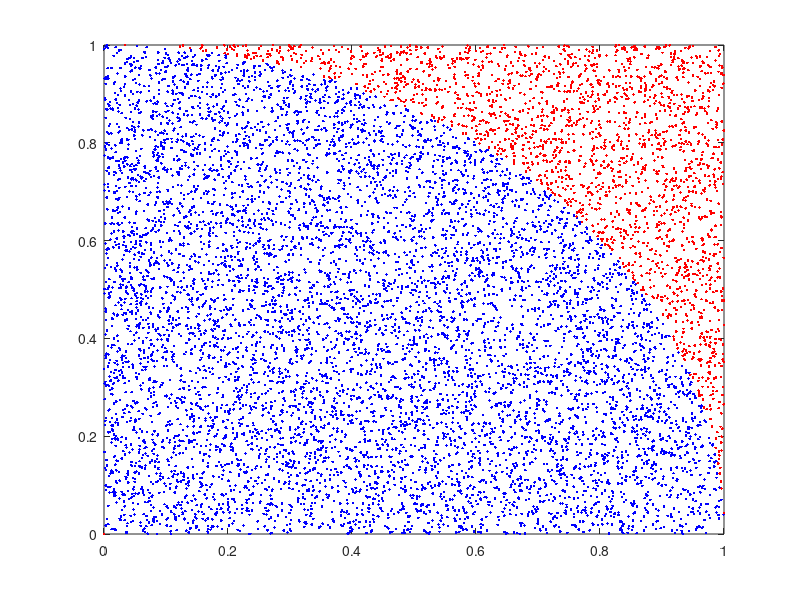

Source code (MATLAB):
clc
%rng(0,'v5uniform');
%ang = 0:0.000001:pi/2;
N = 10000;
u = rand(1,N);
v = rand(1,N);
%xp = cos(ang);
%yp = sin(ang);
count = 0;
for idx = 1:N
    if u(idx)^2 + v(idx)^2 <= 1
        count = count + 1;
        xp(idx) = u(idx);
        yp(idx) = v(idx);
    else
        x2p(idx) = u(idx);
        y2p(idx) = v(idx);
    end
end
plot(xp,yp,'b.');
hold on
plot(x2p,y2p,'r.');
hold off
pi_new = 4*(count/N);